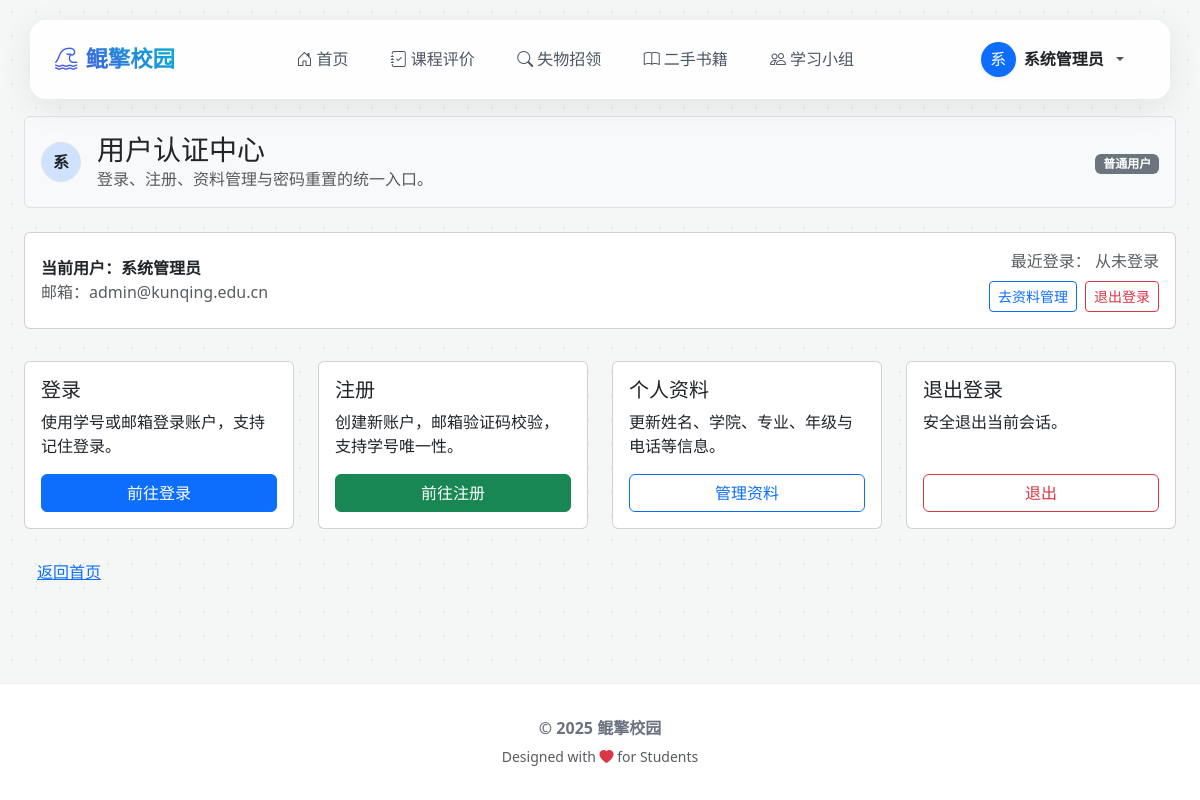
Page /auth/ (signed in) on the earlier database version.
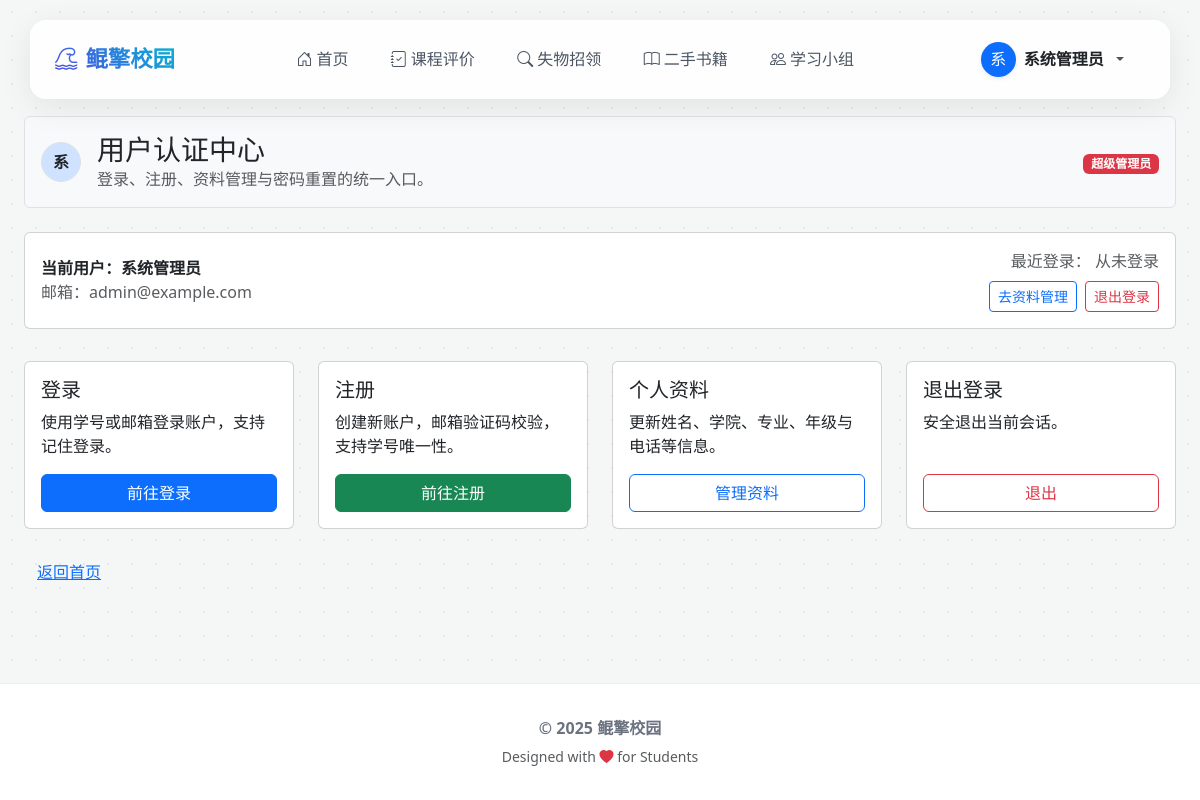
Same page on the later database version.
### app/models.py (models this page shows, shortened)
class User(UserMixin, db.Model):
    __tablename__ = "users"
    id = db.Column(db.Integer, primary_key=True)
    student_id = db.Column(db.String(20), unique=True, nullable=False, index=True)
    email = db.Column(db.String(120), unique=True, nullable=False, index=True)
    password_hash = db.Column(db.String(128), nullable=False)
    real_name = db.Column(db.String(50))
    college = db.Column(db.String(100))
    major = db.Column(db.String(100))
    grade = db.Column(db.String(20))
    phone = db.Column(db.String(20))
    avatar = db.Column(db.String(255))
    is_admin = db.Column(db.Boolean, default=False, nullable=False)  # 管理员标识
    admin_level = db.Column(db.Integer, default=0)  # 管理员级别：0-普通用户，1-普通管理员，2-超级管理员
    create_time = db.Column(db.DateTime, default=db.func.now(), nullable=False)
    last_login = db.Column(db.DateTime)
    lost_founds = db.relationship(
        "LostFound",
        backref="user",
        lazy="dynamic",
        cascade="all, delete-orphan",
    )
    secondhand_books = db.relationship(
        "SecondhandBook",
        backref="user",
        lazy="dynamic",
        cascade="all, delete-orphan",
    )
    book_messages = db.relationship(
        "BookMessage",
        backref="user",
        lazy="dynamic",
        cascade="all, delete-orphan",
    )
    course_reviews = db.relationship(
        "CourseReview",
        backref="user",
        lazy="dynamic",
        cascade="all, delete-orphan",
    )
    study_groups = db.relationship(
        "StudyGroup",
        backref=db.backref("owner", lazy=True),
        lazy="dynamic",
        cascade="all, delete-orphan",
    )
    group_memberships = db.relationship(
        "GroupMember",
        backref="user",
        lazy="dynamic",
        cascade="all, delete-orphan",
    )
    @property
    def is_authenticated(self) -> bool:
        return True

### app/routes/auth.py (the view)
@auth_bp.route("/")
def index():
    return render_template("auth/index.html")

### app/simple_models.py (called while the page is built)
    @property
    def is_authenticated(self):
        return True

    @staticmethod
    def get_by_id(user_id):
        conn = sqlite3.connect(DB_PATH)
        cursor = conn.cursor()
        cursor.execute('SELECT * FROM users WHERE id = ?', (user_id,))
        row = cursor.fetchone()
        conn.close()
        if row:
            return SimpleUser(
                id=row[0],
                student_id=row[1],
                email=row[2],
                password_hash=row[3],
                real_name=row[4],
                college=row[5],
                major=row[6],
                grade=row[7],
                phone=row[8],
                avatar=row[9],
                create_time=row[10],
                last_login=row[11]
            )
        return None

### app/templates/auth/index.html (shortened to what this page needs)
{% extends 'base.html' %}
{% block content %}
<div class="row g-4">
  <div class="col-12">
    <div class="p-3 rounded bg-light border d-flex align-items-center justify-content-between">
      <div class="d-flex align-items-center gap-3">
        <div class="rounded-circle bg-primary-subtle border d-inline-flex align-items-center justify-content-center" style="width:40px;height:40px;">
          {% set initial = (current_user.real_name or current_user.student_id or current_user.email or 'U')[:1] if current_user.is_authenticated else 'U' %}
          <span class="fw-bold">{{ initial }}</span>
        </div>
        <div>
          <h3 class="mb-0">用户认证中心</h3>
          <p class="text-muted mb-0">登录、注册、资料管理与密码重置的统一入口。</p>
        </div>
      </div>
      {% if current_user.is_authenticated %}
        <div>
          {% if current_user.admin_level >= 2 %}
            <span class="badge bg-danger">超级管理员</span>
          {% elif current_user.admin_level >= 1 %}
            <span class="badge bg-warning text-dark">管理员</span>
          {% else %}
            <span class="badge bg-secondary">普通用户</span>
          {% endif %}
        </div>
      {% endif %}
    </div>
  </div>
  {% if current_user.is_authenticated %}
  <div class="col-12">
    <div class="card mb-2">
      <div class="card-body">
        <div class="d-flex justify-content-between align-items-center flex-wrap gap-2">
          <div>
            <div class="fw-bold">当前用户：{{ current_user.real_name or current_user.student_id or current_user.email }}</div>
            <div class="text-muted">邮箱：{{ current_user.email or '未设置' }}</div>
          </div>
          <div class="text-end">
            <div class="text-muted">最近登录：
              {% if current_user.last_login %}
                {{ current_user.last_login.strftime('%Y-%m-%d %H:%M') }} （{{ current_user.last_login | timeago }})
              {% else %}
                从未登录
              {% endif %}
            </div>
            <div class="mt-2 d-flex justify-content-end gap-2">
              <a class="btn btn-outline-primary btn-sm" href="{{ url_for('auth.profile') }}">去资料管理</a>
              <a class="btn btn-outline-danger btn-sm" href="{{ url_for('auth.logout') }}">退出登录</a>
            </div>
          </div>
        </div>
      </div>
    </div>
  </div>
  {% endif %}
  <div class="col-12 col-md-6 col-lg-3">
    <div class="card h-100">
      <div class="card-body d-flex flex-column">
        <h5 class="card-title">登录</h5>
        <p class="card-text flex-grow-1">使用学号或邮箱登录账户，支持记住登录。</p>
        <a href="{{ url_for('auth.login') }}" class="btn btn-primary">前往登录</a>
      </div>
    </div>
  </div>
  <div class="col-12 col-md-6 col-lg-3">
    <div class="card h-100">
      <div class="card-body d-flex flex-column">
        <h5 class="card-title">注册</h5>
        <p class="card-text flex-grow-1">创建新账户，邮箱验证码校验，支持学号唯一性。</p>
        <a href="{{ url_for('auth.register') }}" class="btn btn-success">前往注册</a>
      </div>
    </div>
  </div>
  {% if current_user.is_authenticated %}
  <div class="col-12 col-md-6 col-lg-3">
    <div class="card h-100">
      <div class="card-body d-flex flex-column">
        <h5 class="card-title">个人资料</h5>
        <p class="card-text flex-grow-1">更新姓名、学院、专业、年级与电话等信息。</p>
        <a href="{{ url_for('auth.profile') }}" class="btn btn-outline-primary">管理资料</a>
      </div>
    </div>
  </div>
  <div class="col-12 col-md-6 col-lg-3">
    <div class="card h-100">
      <div class="card-body d-flex flex-column">
        <h5 class="card-title">退出登录</h5>
        <p class="card-text flex-grow-1">安全退出当前会话。</p>
        <a href="{{ url_for('auth.logout') }}" class="btn btn-outline-danger">退出</a>
      </div>
    </div>
  </div>
  {% endif %}
  <div class="col-12">
    <a class="btn btn-link" href="{{ url_for('index') }}">返回首页</a>
  </div>
</div>
{% endblock %}

### app/templates/base.html (shortened to what this page needs)
<!DOCTYPE html>
<html lang="zh-CN">
<head>
    <link href="https://cdn.bootcdn.net/ajax/libs/twitter-bootstrap/5.3.0/css/bootstrap.min.css" rel="stylesheet">
    <link href="https://cdn.bootcdn.net/ajax/libs/bootstrap-icons/1.10.0/font/bootstrap-icons.css" rel="stylesheet">
</head>
<body>
    <nav class="navbar navbar-expand-lg navbar-floating">
        <div class="container-fluid px-0">
            <a class="navbar-brand" href="{{ url_for('index') }}">
                <i class="bi bi-tsunami"></i> 鲲擎校园
            </a>
            <div class="collapse navbar-collapse" id="navbarNav">
                <ul class="navbar-nav mx-auto align-items-center">
                    <li class="nav-item">
                        <a class="nav-link" href="{{ url_for('index') }}">
                            <i class="bi bi-house-door me-1"></i>首页
                        </a>
                    </li>
                    <li class="nav-item">
                        <a class="nav-link" href="{{ url_for('courses.index') }}">
                            <i class="bi bi-journal-check me-1"></i>课程评价
                        </a>
                    </li>
                    <li class="nav-item">
                        <a class="nav-link" href="{{ url_for('lost_found.index') }}">
                            <i class="bi bi-search me-1"></i>失物招领
                        </a>
                    </li>
                    <li class="nav-item">
                        <a class="nav-link" href="{{ url_for('books.index') }}">
                            <i class="bi bi-book me-1"></i>二手书籍
                        </a>
                    </li>
                    <li class="nav-item">
                        <a class="nav-link" href="{{ url_for('study_groups.index') }}">
                            <i class="bi bi-people me-1"></i>学习小组
                        </a>
                    </li>
                </ul>
                <ul class="navbar-nav align-items-center">
                    {% if current_user.is_authenticated %}
                        <li class="nav-item dropdown">
                            <a class="nav-link dropdown-toggle d-flex align-items-center gap-2" href="#" role="button" data-bs-toggle="dropdown">
                                <div class="bg-primary text-white rounded-circle d-flex align-items-center justify-content-center shadow-sm" style="width: 35px; height: 35px;">
                                    {{ (current_user.real_name or current_user.student_id)[0] | upper }}
                                </div>
                                <span class="fw-bold text-dark">{{ current_user.real_name or current_user.student_id }}</span>
                            </a>
                        </li>
                    {% else %}
                        <li class="nav-item ms-2">
                            <a class="nav-link btn-login" href="{{ url_for('auth.login') }}">
                                <i class="bi bi-person-fill me-1"></i>登录 / 注册
                            </a>
                        </li>
                    {% endif %}
                </ul>
            </div>
        </div>
    </nav>
    <main>
        {% block content %}{% endblock %}
    </main>
    <footer>
        <div class="container">
            <p class="mb-1 fw-bold">&copy; {{ now.year if now else '2025' }} 鲲擎校园</p>
            <small class="text-muted">Designed with <i class="bi bi-heart-fill text-danger"></i> for Students</small>
        </div>
    </footer>
</body>
</html>

Differences in the rows shown:
changed User "系统管理员": email "admin@kunqing.edu.cn" → "admin@example.com"
Other differences:
text no longer shown: "普通用户"
text now shown: "超级管理员"
